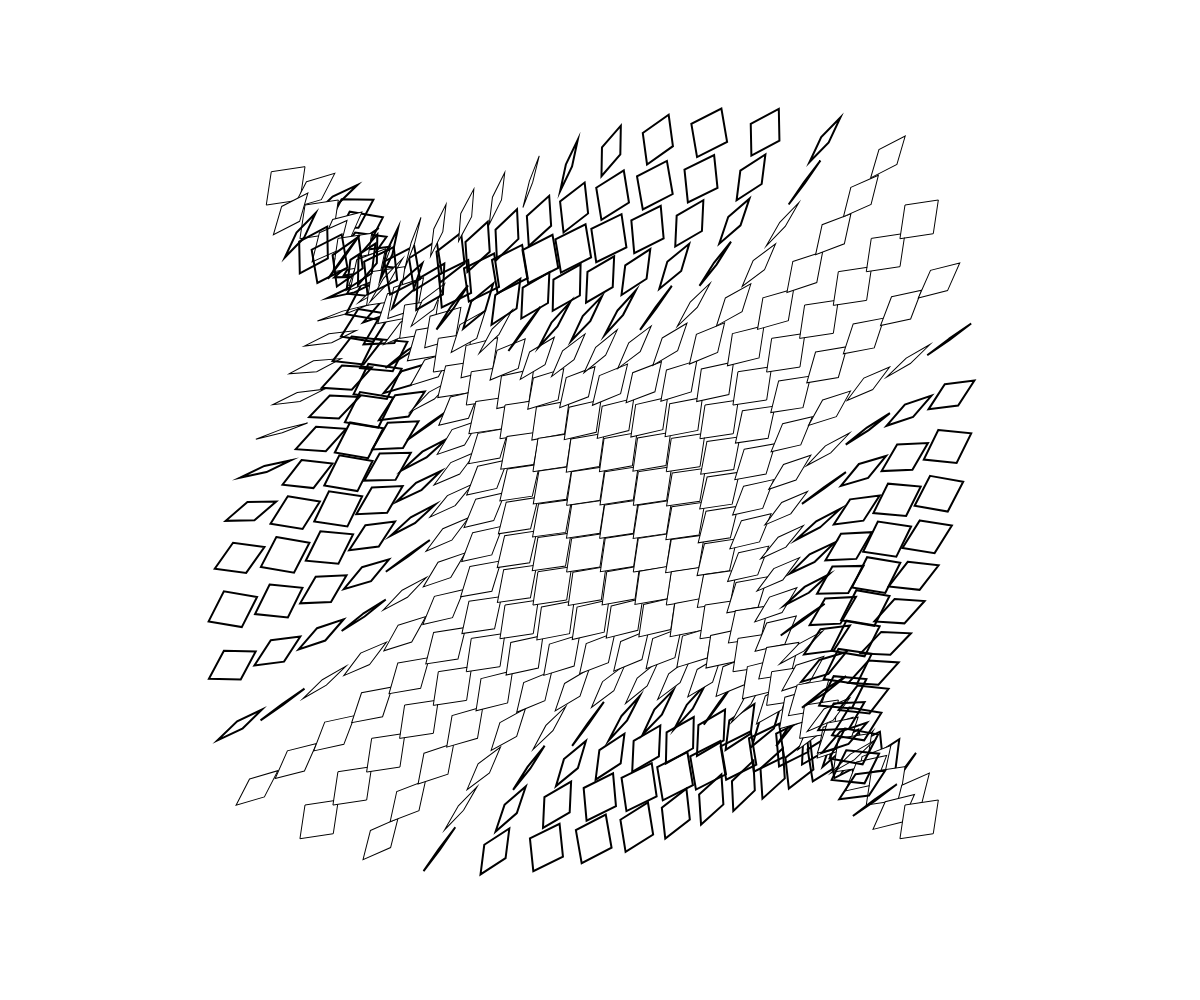
Frame 1 (no input)
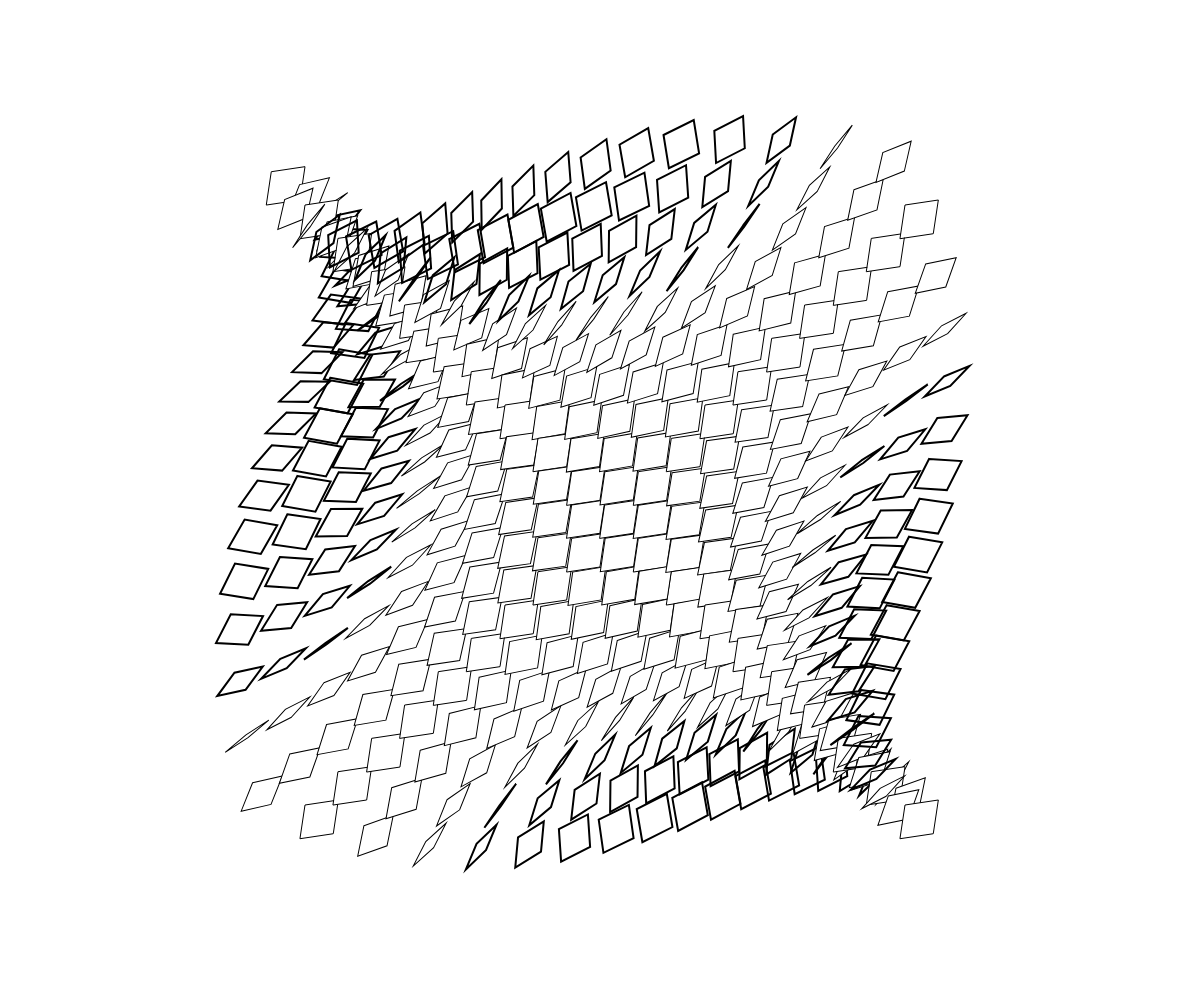
Frame 60 (no input)
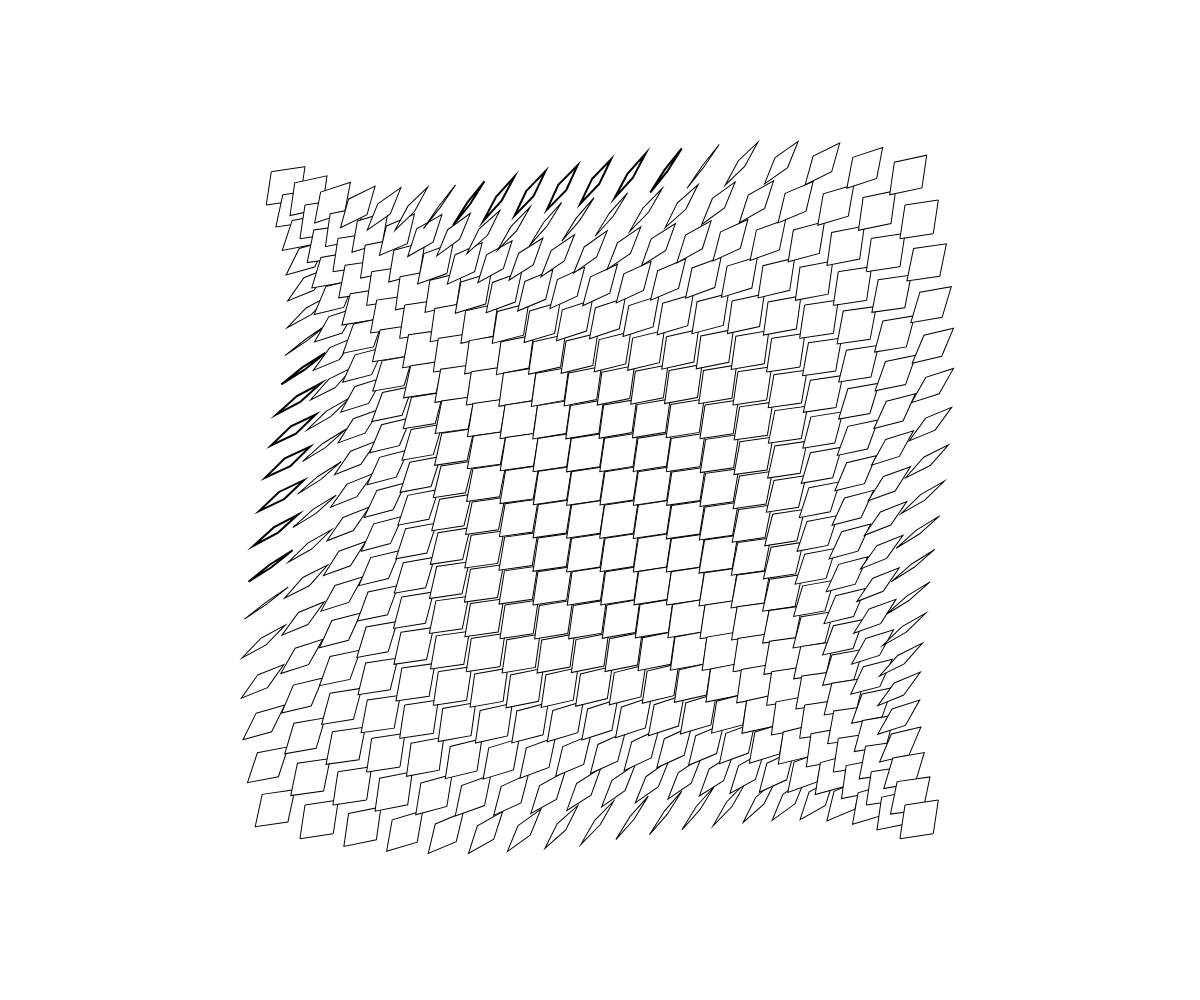
Frame 120 (the mouse pressed at the canvas centre since frame 60)

The p5.js sketch that drew these frames (run headless with seeded random() and noise() and a simulated clock; from frame 60 on, the mouse is pressed at the canvas centre):

// p5.js sketch
// ── sketch.js
class Square {
  constructor(x1, y1, x2, y2, x3, y3, x4, y4) {
    this.x1 = x1;
    this.y1 = y1;
    this.x2 = x2;
    this.y2 = y2;
    this.x3 = x3;
    this.y3 = y3;
    this.x4 = x4;
    this.y4 = y4;

    this.x1_ori = x1;
    this.y1_ori = y1;
    this.x3_ori = x3;
    this.y3_ori = y3;    
  }

  display(t) {

    push();
//    translate((this.x1+this.x3)/2, (this.y1+this.y3)/2);
    
    translate(window.innerWidth/2, window.innerHeight/2);
    rotate(0.1*t);

    let ratio = (cos(t) + 1) / 2;
    if (ratio > 0.5) {
      quad(this.x1, this.y1, this.x2, this.y2, this.x3, this.y3, this.x4, this.y4);      
    } else {
      noFill();
      strokeWeight(2);
      quad(this.x1, this.y1, this.x2, this.y2, this.x3, this.y3, this.x4, this.y4);
    }
    
    pop();
  }

  move(t) {
    let ratio = (cos(t) + 1) / 2;
    this.x1 = ratio*this.x1_ori + (1-ratio)*this.x3_ori;
    this.y1 = ratio*this.y1_ori + (1-ratio)*this.y3_ori;
    this.x3 = (1-ratio)*this.x1_ori + ratio*this.x3_ori;
    this.y3 = (1-ratio)*this.y1_ori + ratio*this.y3_ori;
  }
}

let squares = [];


function setup() {
  createCanvas(window.innerWidth, window.innerHeight);

  let w1 = min(window.innerWidth,window.innerHeight) / 30;
  let w2 = w1 + 5;

  for (let i = -10; i < 10; i++) {
    for (let j = -10; j < 10; j++) {
      let n1 = 5;
      let n2 = 5;

      let x1 = i*w1 + n1;
      let y1 = j*w1 + n2;
      let x2 = i*w1 + w2;
      let y2 = j*w1;
      let x3 = i*w1 + w2 - n1;
      let y3 = j*w1 + w2 - n2;
      let x4 = i*w1;
      let y4 = j*w1 + w2;
      
      if (i % 2 == 0) {      
	squares.push(new Square(x1, y1, x2, y2, x3, y3, x4, y4));
      } else {
	squares.push(new Square(x3, y3, x2, y2, x1, y1, x4, y4));
      }

    }	
  }  
}

let t = 1;

function draw() {
  background(255);

  for (let i = -10; i < 10; i++) {
    for (let j = -10; j < 10; j++) {
      let index = (i+10) * 20 + j + 10;
      squares[index].move(1*cos(0.01*t) * 0.05*(i-j) * (i+j));
      squares[index].display(1*cos(0.01*t) * 0.05*(i-j) * (i+j));
    }
  }

  t++;
}
